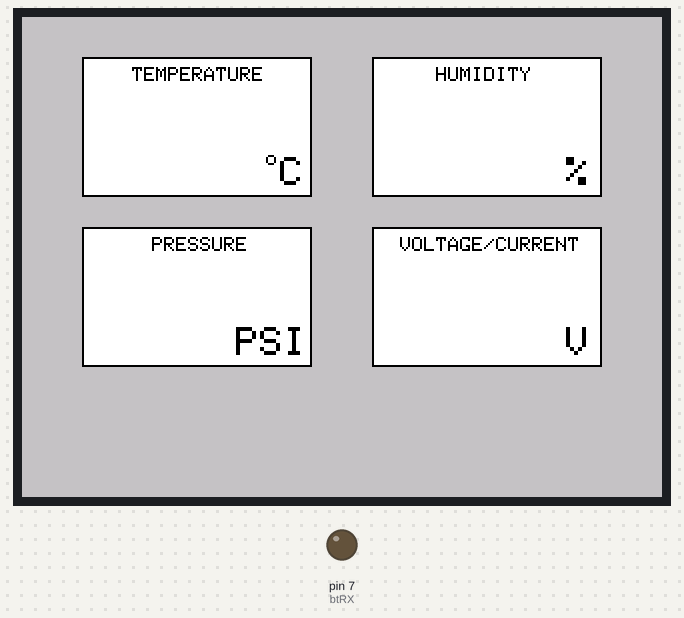
Recording of a sketch running on a simulated Arduino Uno, built with avr-gcc and run on an emulated ATmega328P. On the bench: 320×240 colour display, output pins drawn as LEDs (lit = HIGH). Storage starts empty.

Above: at 0.4 s.

The sketch:

sd_test.ino
```cpp
#include <SPI.h>
#include <Wire.h>
#include <SD.h>
#include <Adafruit_ILI9341.h>
#include <Adafruit_FT6206.h>

#define    F_CPU   16000000UL

// Screen numbers
#define SCREEN1       1
#define SCREEN2       2
#define TEMP          3
#define HUMIDITY      4
#define PRESSURE      5
#define VOLT_CURRENT  6

// dimensions of objects on screen
#define LengthOfRect          115
#define HeightOfRect          100
#define x_Coordinate_Rect1    30
#define y_Coordinate_Rect1    40
#define x_Coordinate_Rect2    175
#define y_Coordinate_Rect2    40
#define WIDTH     320
#define HEIGHT    240

// Pin numbers
#define TFT_RST   PB2
#define TFT_DC    PB3
#define TFT_CS    PB4
#define TFT_MOSI  PB5
#define TFT_MISO  PB6
#define TFT_CLK   PB7
#define SD_CS     PD2
#define btTX      PD6
#define btRX      PD7

const uint16_t t1_load = 0;
const uint16_t t1_comp = 62500;

// utilizes SPI on Arduino to output data to touchscreen
Adafruit_ILI9341 tft = Adafruit_ILI9341(TFT_CS, TFT_DC, TFT_RST);
// utilizes I2C on Arduino to get touch screen points
Adafruit_FT6206 ts = Adafruit_FT6206();

//SoftwareSerial bt(btRX, btTX);

int lowTmp, highTmp;
char tempUnit = 'C';
char humidityUnit = '%';
String pressureUnit = String("PSI");
String voltCurrentUnit = String('V');
uint8_t screen;
float tempValue=0, humidityValue, pressureValue, voltCurrentValue;
float tempHigh = 80;
float tempLow = -40;        // Celsius by default
float humidityHigh = 100;
float humidityLow = 0;    // %
float pressureHigh = 100;
float pressureLow = 0;    // PSI by default
float voltCurrentHigh = 5;
float voltCurrentLow = 1;

File dataFile;
char sdArr[50];
bool sdFlag = true;
bool btFlag = true;

void setup() {
  //bt.begin(9600);
  //SPI.setClockDivider(SPI_CLOCK_DIV64);
  tft.begin(4000000);
  ts.begin(40);   // pass in sensitivity coefficient

  SD.begin(SD_CS);
  SD_Init();

  tft.setRotation(3);   // rotates the screen to horizontal
  tft.fillScreen(ILI9341_LIGHTGREY);   // sets background to gray

  setScreen1();

  pinMode(PD7, OUTPUT);
/*
  TCCR1A = 0;   // reset timer1 control reg A
  // set to prescaler of 256
  TCCR1B |= (1<<CS12);
  TCCR1B &= ~(1<<CS11);
  TCCR1B &= ~(1<<CS10);
  // reset timer1 and set compare value
  TCNT1 = t1_load;
  OCR1A = t1_comp;
  TIMSK1 = (1<<OCIE1A);   // enable timer1 compare interrupt
  sei();    // enables global interrupts
  */
}

ISR(TIMER1_COMPA_vect) {
  TCNT1 = t1_load;

  //String tempValueStr = valueToString(tempHigh, tempLow, tempValue);
  //String humidityValueStr = valueToString(humidityHigh, humidityLow, humidityValue);
  //String pressureValueStr = valueToString(pressureHigh, pressureLow, pressureValue);
  //String voltCurrentValueStr = valueToString(voltCurrentHigh, voltCurrentLow, voltCurrentValue);

  //if (true) {
    //tempValue = analogRead(0);
    //logValue(tempHigh, tempLow, tempValue);

    //String dataString = String(tempValue) + ',' + String(humidityValue) + ',' + String(pressureValue) + ',' + String(voltCurrentValue);
    //while (!(dataFile = SD.open("file.csv", FILE_WRITE)));
    //if (dataFile) {
      //String data = tempValueStr + ',' + humidityValueStr + ',' + pressureValueStr + ',' + voltCurrentValueStr;
      //dataFile.println("Hello World");
      //dataFile.close();
    //}
    //else {
    //  tft.setCursor(0,0);
    //  tft.print("fail");
    //}
  //}
/*
  if (screen == SCREEN1) {
    tempValue = analogRead(0);
    humidityValue = analogRead(1);
    pressureValue = analogRead(2);
    voltCurrentValue = analogRead(3);
    tft.fillRect(40, 45, 90, 22, ILI9341_WHITE);
    tft.fillRect(185, 45, 90, 22, ILI9341_WHITE);
    tft.fillRect(40, 130, 90, 22, ILI9341_WHITE);
    tft.fillRect(185, 130, 90, 22, ILI9341_WHITE);

    Display_Value(tempHigh, tempLow, tempValue, 2, 40, 45);                 // display temperature value
    Display_Value(humidityHigh, humidityLow, humidityValue, 2, 185, 45);    // display humidity value
    Display_Value(pressureHigh, pressureLow, pressureValue, 2, 40, 130);    // display pressure value
    Display_Value(voltCurrentHigh, voltCurrentLow, voltCurrentValue, 2, 185, 130);   // display volt/current value
  }
*/
}

void loop() {
  dataFile = SD.open("file.csv", FILE_WRITE);
  if (dataFile) {
    dataFile.println("Hello World");
    dataFile.close();
    digitalWrite(PD7, LOW);
  }
  else {
    digitalWrite(PD7, HIGH);
  }
  delay(1000);
  // make a string for assembling the data to log:
  /*
  String dataString = "";

  // read three sensors and append to the string:
  for (int analogPin = 0; analogPin < 3; analogPin++) {
    int sensor = analogRead(analogPin);
    dataString += String(sensor);
    if (analogPin < 2) {
      dataString += ",";
    }
  }
  */
  // open the file. note that only one file can be open at a time,
  // so you have to close this one before opening another.
  //dataFile = SD.open("datalog.csv", FILE_WRITE);

  // if the file is available, write to it:
  /*
  if (dataFile) {
    dataFile.println(dataString);
    dataFile.close();
    // print to the serial port too:
  }
  */
  // if the file isn't open, pop up an error:
}

void SD_Init() {
  dataFile = SD.open("file.csv", FILE_WRITE);
  dataFile.println("Temperature,Humidity,Pressure,Volt/Current");
  dataFile.close();
}

void setScreen1() {
  //drawRightArrowBox();
  tft.drawRect(x_Coordinate_Rect1, y_Coordinate_Rect1-20, LengthOfRect, HeightOfRect-30, ILI9341_BLACK);
  tft.drawRect(x_Coordinate_Rect2, y_Coordinate_Rect2-20, LengthOfRect, HeightOfRect-30, ILI9341_BLACK);
  tft.drawRect(x_Coordinate_Rect1, y_Coordinate_Rect1+HeightOfRect-35, LengthOfRect, HeightOfRect-30, ILI9341_BLACK);
  tft.drawRect(x_Coordinate_Rect2, y_Coordinate_Rect2+HeightOfRect-35, LengthOfRect, HeightOfRect-30, ILI9341_BLACK);
  tft.fillRect(15, 185, 60, 40, ILI9341_LIGHTGREY);   // get rid of left arrow box since screen does not have more left screens
  tft.fillRect(x_Coordinate_Rect1+1, y_Coordinate_Rect1-19, LengthOfRect-2, HeightOfRect-32, ILI9341_WHITE);
  tft.fillRect(x_Coordinate_Rect2+1, y_Coordinate_Rect2-19, LengthOfRect-2, HeightOfRect-32, ILI9341_WHITE);
  tft.fillRect(x_Coordinate_Rect1+1, y_Coordinate_Rect1+HeightOfRect-34, LengthOfRect-2, HeightOfRect-32, ILI9341_WHITE);
  tft.fillRect(x_Coordinate_Rect2+1, y_Coordinate_Rect2+HeightOfRect-34, LengthOfRect-2, HeightOfRect-32, ILI9341_WHITE);
  tft.setTextSize(1);
  tft.setTextColor(ILI9341_BLACK);
  tft.setCursor(55, 25);
  tft.print("TEMPERATURE");
  tft.setCursor(207, 25);
  tft.print("HUMIDITY");
  tft.setCursor(65, 110);
  tft.print("PRESSURE");
  tft.setCursor(189, 110);
  tft.print("VOLTAGE/CURRENT");

  tft.setTextSize(1);
  tft.setCursor(122, 67);
  tft.print("o");
  tft.setTextSize(2);
  tft.setCursor(129, 70);
  tft.print(tempUnit);

  if (pressureUnit == "PSI"){
    tft.setCursor(107, 155);
    tft.print(pressureUnit);
  }
  else if (pressureUnit == "Pa"){
    tft.setCursor(120, 155);
    tft.print(pressureUnit);
  }

  tft.setCursor(272, 70);
  tft.print(humidityUnit);

  tft.setCursor(272, 155);
  tft.print(voltCurrentUnit);

  screen = SCREEN1;
}

void Display_Value(float high, float low, float value, int textSize, int x, int y) {
  float val;     //store the temperature
  if (errorcheck(value))
  {
    val  = scale(high, low, value); //run the math to convert the voltage to temperature value
    tft.setCursor(x, y);
    tft.setTextSize(textSize);
    tft.setTextColor(ILI9341_BLACK);
    tft.print(val);       //display the temperature to the screen
  }

   else {
    tft.setCursor(x, y);
    tft.setTextSize(3);
    tft.setTextColor(ILI9341_RED);
    tft.print("ERROR");
  }
}

String valueToString(float high, float low, float value) {
  float val;
  if (errorcheck(value)) {
    val = scale(high, low, value);
   // return String(val);
   return "Value";
  }
  else {
    return "ERROR";
  }
}

void logValue(float high, float low, float value) {
  float val;
  if (errorcheck(value)) {
    val = scale(high, low, value);
    dataFile = SD.open("file.csv", FILE_WRITE);
    dataFile.println(val);
    dataFile.close();
  }
  else {
    dataFile = SD.open("file.csv", FILE_WRITE);
    dataFile.println("ERROR");
    dataFile.close();
  }
}

float scale(float high, float low, float value)
{
   float b = -(high-5*low)/4; //intercept calculation
   float m = (high-b)/1023; //slope calculation

   float scaled = (m*value) + b; //linear calculation of scaled input

   return scaled; //output scaled value
}

bool errorcheck(float value)
{
   if(value*5/(1023) < 0.875 )
    {
      return 0;
    }
    else
    {
      return 1;
    }
}
```
